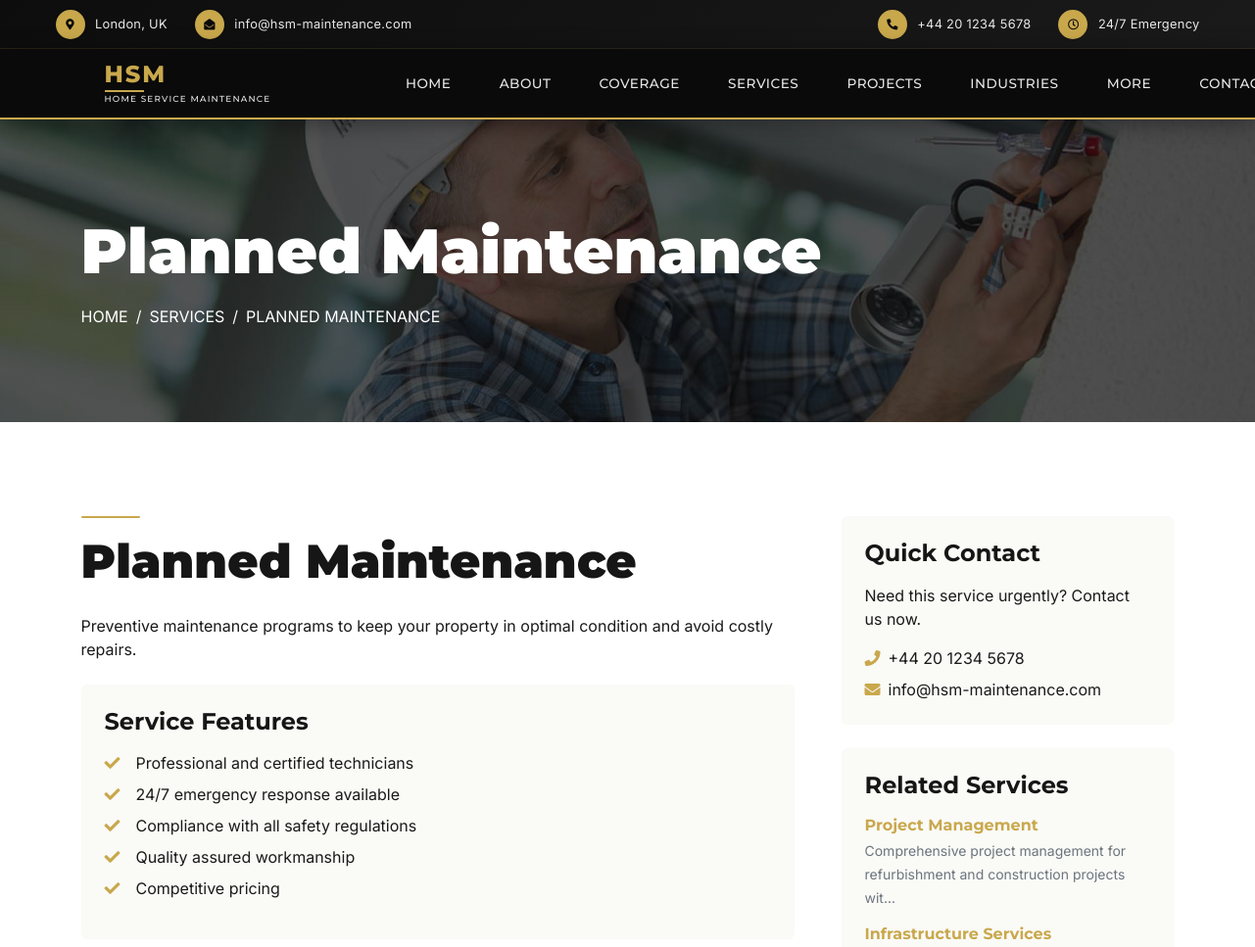
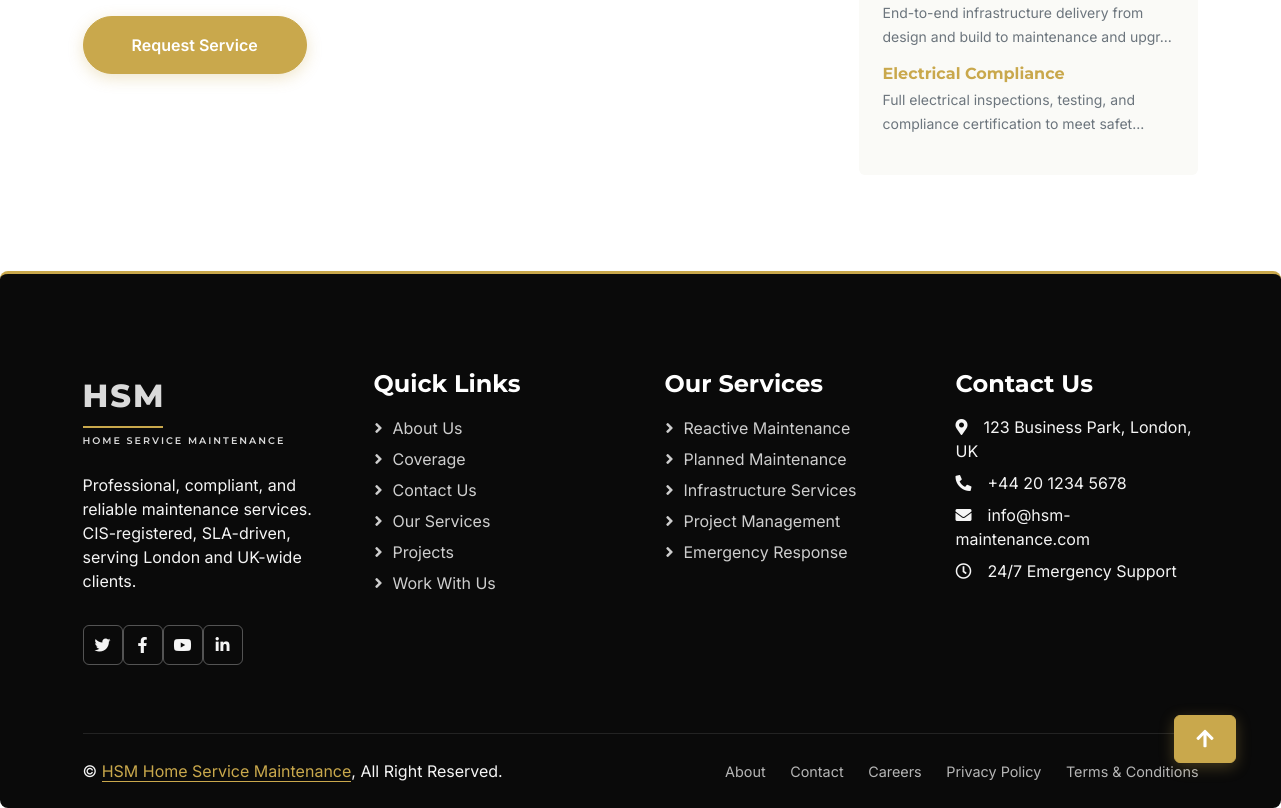
The app's page /service-detail.php?slug=planned-maintenance with its own data (2 pictures, top to bottom).
### tables this page shows
CREATE TABLE services (
    id INT AUTO_INCREMENT PRIMARY KEY,
    title VARCHAR(255) NOT NULL,
    slug VARCHAR(255) UNIQUE NOT NULL,
    category ENUM('reactive', 'planned', 'infrastructure', 'project') NOT NULL,
    description TEXT,
    content LONGTEXT,
    icon VARCHAR(100),
    image VARCHAR(255),
    featured TINYINT(1) DEFAULT 0,
    status ENUM('active', 'inactive') DEFAULT 'active',
    created_at TIMESTAMP DEFAULT CURRENT_TIMESTAMP,
    updated_at TIMESTAMP DEFAULT CURRENT_TIMESTAMP ON UPDATE CURRENT_TIMESTAMP
);

### service-detail.php (the view, shortened to what this page needs)
<?php
require_once 'includes/header.php';
require_once 'includes/config.php';
$slug = $_GET['slug'] ?? '';
$sql = "SELECT * FROM services WHERE slug = ? AND status = 'active'";
$stmt = $conn->prepare($sql);
$stmt->bind_param("s", $slug);
$stmt->execute();
$result = $stmt->get_result();
$service = $result->fetch_assoc();
?>
<div class="container-fluid page-header py-5 mb-5">
    <div class="container py-5">
        <h1 class="display-3 text-white mb-3 animated slideInDown"><?php echo htmlspecialchars($service['title']); ?></h1>
        <nav aria-label="breadcrumb animated slideInUp">
            <ol class="breadcrumb text-uppercase mb-0">
                <li class="breadcrumb-item"><a class="text-white" href="index.php">Home</a></li>
                <li class="breadcrumb-item"><a class="text-white" href="services.php">Services</a></li>
                <li class="breadcrumb-item text-white active" aria-current="page"><?php echo htmlspecialchars($service['title']); ?></li>
            </ol>
        </nav>
    </div>
</div>
<div class="container-xxl py-5">
    <div class="container">
        <div class="row g-5">
            <div class="col-lg-8 wow fadeIn" data-wow-delay="0.1s">
                <div class="bg-primary mb-3" style="width: 60px; height: 2px;"></div>
                <h1 class="display-5 mb-4"><?php echo htmlspecialchars($service['title']); ?></h1>
                <div class="mb-4">
                    <?php echo nl2br(htmlspecialchars($service['description'])); ?>
                </div>
                <div class="bg-light p-4 rounded mb-4">
                    <h4 class="mb-3">Service Features</h4>
                    <ul class="list-unstyled">
                        <li class="mb-2"><i class="fa fa-check text-primary me-3"></i>Professional and certified technicians</li>
                        <li class="mb-2"><i class="fa fa-check text-primary me-3"></i>24/7 emergency response available</li>
                        <li class="mb-2"><i class="fa fa-check text-primary me-3"></i>Compliance with all safety regulations</li>
                        <li class="mb-2"><i class="fa fa-check text-primary me-3"></i>Quality assured workmanship</li>
                        <li class="mb-0"><i class="fa fa-check text-primary me-3"></i>Competitive pricing</li>
                    </ul>
                </div>
                <a href="contact.php" class="btn btn-primary rounded-pill py-3 px-5">Request Service</a>
            </div>
            <div class="col-lg-4 wow fadeIn" data-wow-delay="0.5s">
                <div class="bg-light p-4 rounded mb-4">
                    <h4 class="mb-3">Quick Contact</h4>
                    <p class="mb-3">Need this service urgently? Contact us now.</p>
                    <p class="mb-2"><i class="fa fa-phone text-primary me-2"></i>+44 20 1234 5678</p>
                    <p class="mb-0"><i class="fa fa-envelope text-primary me-2"></i>info@hsm-maintenance.com</p>
                </div>
                <div class="bg-light p-4 rounded">
                    <h4 class="mb-3">Related Services</h4>
                    <?php
                    $related_sql = "SELECT * FROM services WHERE id != ? AND status = 'active' ORDER BY RAND() LIMIT 3";
                    $related_stmt = $conn->prepare($related_sql);
                    $related_stmt->bind_param("i", $service['id']);
                    $related_stmt->execute();
                    $related_result = $related_stmt->get_result();
                    while($related = $related_result->fetch_assoc()):
                    ?>
                        <a href="service-detail.php?slug=<?php echo $related['slug']; ?>" class="d-block mb-3 text-decoration-none">
                            <h6 class="text-primary mb-1"><?php echo htmlspecialchars($related['title']); ?></h6>
                            <small class="text-muted"><?php echo htmlspecialchars(substr($related['description'], 0, 80)) . '...'; ?></small>
                        </a>
                    <?php endwhile; ?>
                </div>
            </div>
        </div>
    </div>
</div>
<?php require_once 'includes/footer.php'; ?>

### css/style.css (style rules this page uses)
:root { --primary: #65B530; --secondary: #9B9B9B; --light: #F5F5F5; --dark: #161616; }
.btn { font-weight: 500; transition: .5s; }
.btn.btn-primary { color: #FFFFFF; }
.page-header { background: linear-gradient(rgba(22, 22, 22, .7), rgba(22, 22, 22, .7)), url(../img/carousel-1.jpg) center center no-repeat; background-size: cover; }
.breadcrumb-item + .breadcrumb-item::before { color: var(--light); }

### css/hsm-custom.css (style rules this page uses)
:root { --hsm-primary: #0A0A0A; --hsm-accent: #C9A84C; --hsm-support: #FAFAF7; --hsm-text: #1a1a1a; --hsm-text-light: #ffffff; }
:root { --primary: #C9A84C; --secondary: #9B9B9B; --light: #FAFAF7; --dark: #0A0A0A; }
body { font-family: 'Inter', sans-serif; color: var(--hsm-text); }
h1, h2, h3, h4, h5, h6 { font-family: 'Montserrat', sans-serif; font-weight: 700; }
.btn-primary { background-color: var(--hsm-accent); border-color: var(--hsm-accent); color: var(--hsm-primary); font-weight: 600; border-radius: 6px; padding: 12px 30px; transition: all 0.3s ease; box-shadow: 0 4px 15px rgba(201, 168, 76, 0.3); }
body { overflow-x: hidden; }
.page-header { background: linear-gradient(rgba(10, 10, 10, .7), rgba(10, 10, 10, .7)), url(../img/carousel-1.jpg) center center no-repeat; background-size: cover; }
.bg-primary { background-color: var(--hsm-accent) !important; border-radius: 2px; }
.text-primary { color: var(--hsm-accent) !important; }
.bg-light { background-color: var(--hsm-support) !important; }

### records on screen
services: title "Planned Maintenance", title "PLANNED MAINTENANCE", description "Preventive maintenance programs to keep your property in optimal condition and avoid costly repairs."
services: title "Project Management", description "Comprehensive project management for refurbishment and construction projects wit"
services: title "Infrastructure Services", description "End-to-end infrastructure delivery from design and build to maintenance and upgr"
services: title "Electrical Compliance", description "Full electrical inspections, testing, and compliance certification to meet safet"
